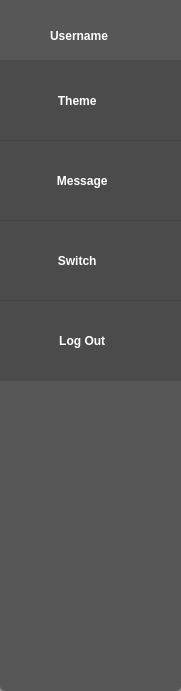
  <widget class="QFrame" name="frame_3">
   <property name="geometry">
    <rect>
     <x>0</x>
     <y>70</y>
     <width>181</width>
     <height>691</height>
    </rect>
   </property>
   <property name="styleSheet">
    <string notr="true">QFrame{background-color:rgba(55,55,55,0.6);
border-bottom-left-radius:5px;border-bottom-right-radius:5px;}QPushButton {	
color: #333;
border: 2px solid #555;
border-radius: 11px;
padding: 5px;
background: qradialgradient(cx: 0.3, cy: -0.4,
fx: 0.3, fy: -0.4,
radius: 1.35, stop: 0 #fff, stop: 1 #888);
min-width: 80px;
background-color: rgba(55,55,55,0.4)
}
QPushButton:hover {
background-color:rgba(77, 166, 255,0.6);
background-color:#34495e
}

QPushButton:pressed {
background: qradialgradient(cx: 0.4, cy: -0.1,
fx: 0.4, fy: -0.1,
radius: 1.35, stop: 0 #fff, stop: 1 #ddd);
}</string>
   </property>
   <property name="frameShape">
    <enum>QFrame::StyledPanel</enum>
   </property>
   <property name="frameShadow">
    <enum>QFrame::Raised</enum>
   </property>
   <widget class="QLabel" name="notify_2">
    <property name="geometry">
     <rect>
      <x>50</x>
      <y>490</y>
      <width>21</width>
      <height>20</height>
     </rect>
    </property>
    <property name="styleSheet">
     <string notr="true">background-color:transparent;color: red; 
</string>
    </property>
    <property name="text">
     <string/>
    </property>
   </widget>
   <widget class="QLabel" name="userLabel">
    <property name="geometry">
     <rect>
      <x>50</x>
      <y>20</y>
      <width>121</width>
      <height>31</height>
     </rect>
    </property>
    <property name="maximumSize">
     <size>
      <width>10000</width>
      <height>10000</height>
     </size>
    </property>
    <property name="styleSheet">
     <string notr="true">font: 10pt &quot;Segoe UI&quot;;
font-weight:500;
color:white;background-color:transparent;</string>
    </property>
    <property name="text">
     <string>Username</string>
    </property>
   </widget>
   <widget class="QPushButton" name="pushButton">
    <property name="geometry">
     <rect>
      <x>10</x>
      <y>20</y>
      <width>90</width>
      <height>30</height>
     </rect>
    </property>
    <property name="sizePolicy">
     <sizepolicy hsizetype="Fixed" vsizetype="Fixed">
      <horstretch>0</horstretch>
      <verstretch>0</verstretch>
     </sizepolicy>
    </property>
    <property name="minimumSize">
     <size>
      <width>90</width>
      <height>30</height>
     </size>
    </property>
    <property name="maximumSize">
     <size>
      <width>30</width>
      <height>30</height>
     </size>
    </property>
    <property name="styleSheet">
     <string notr="true">background-color: tranparent;
background:transparent;
border: 0px;
border-radius:50px;</string>
    </property>
    <property name="text">
     <string/>
    </property>
    <property name="icon">
     <iconset resource="LIBPRO.qrc">
      <normaloff>:/barIcon/Resources/icon/user (1).png</normaloff>:/barIcon/Resources/icon/user (1).png</iconset>
    </property>
    <property name="iconSize">
     <size>
      <width>30</width>
      <height>100</height>
     </size>
    </property>
   </widget>
   <widget class="QPushButton" name="theme">
    <property name="geometry">
     <rect>
      <x>0</x>
      <y>60</y>
      <width>181</width>
      <height>81</height>
     </rect>
    </property>
    <property name="toolTip">
     <string>Renting book</string>
    </property>
    <property name="whatsThis">
     <string>Add
</string>
    </property>
    <property name="styleSheet">
     <string notr="true">border: 0px;
border-radius:0;
border-left:10;
border-color:white;
color:white;
font-family:&quot;Open Sans&quot;;
font-weight:500</string>
    </property>
    <property name="text">
     <string>      Theme              </string>
    </property>
    <property name="icon">
     <iconset resource="LIBPRO.qrc">
      <normaloff>:/icon/Resources/icon/567.png</normaloff>:/icon/Resources/icon/567.png</iconset>
    </property>
    <property name="iconSize">
     <size>
      <width>30</width>
      <height>30</height>
     </size>
    </property>
    <property name="autoDefault">
     <bool>false</bool>
    </property>
   </widget>
   <widget class="QLabel" name="notify">
    <property name="geometry">
     <rect>
      <x>30</x>
      <y>220</y>
      <width>16</width>
      <height>16</height>
     </rect>
    </property>
    <property name="styleSheet">
     <string notr="true">background-color:transparent;color: red; 
font: 25 10pt &quot;Ubuntu Light&quot;;
border-radius: 10px;</string>
    </property>
    <property name="text">
     <string/>
    </property>
   </widget>
   <widget class="QPushButton" name="messageButton">
    <property name="geometry">
     <rect>
      <x>0</x>
      <y>140</y>
      <width>181</width>
      <height>81</height>
     </rect>
    </property>
    <property name="styleSheet">
     <string notr="true">border: 0px;
border-radius:0;
border-left:10;
border-color:white;
color:white;
font-family:&quot;Open Sans&quot;;
font-weight:500</string>
    </property>
    <property name="text">
     <string>     Message          </string>
    </property>
    <property name="icon">
     <iconset resource="LIBPRO.qrc">
      <normaloff>:/icon/Resources/icon/6969.png</normaloff>:/icon/Resources/icon/6969.png</iconset>
    </property>
    <property name="iconSize">
     <size>
      <width>35</width>
      <height>35</height>
     </size>
    </property>
   </widget>
   <widget class="QPushButton" name="roleButton">
    <property name="geometry">
     <rect>
      <x>0</x>
      <y>220</y>
      <width>181</width>
      <height>81</height>
     </rect>
    </property>
    <property name="styleSheet">
     <string notr="true">border: 0px;
border-radius:0;
border-left:10;
border-color:white;
color:white;
font-family:&quot;Open Sans&quot;;
font-weight:500</string>
    </property>
    <property name="text">
     <string>    Switch            </string>
    </property>
    <property name="icon">
     <iconset resource="LIBPRO.qrc">
      <normaloff>:/icon/Resources/icon/shuffle (1).png</normaloff>:/icon/Resources/icon/shuffle (1).png</iconset>
    </property>
    <property name="iconSize">
     <size>
      <width>35</width>
      <height>35</height>
     </size>
    </property>
   </widget>
   <widget class="QPushButton" name="logOutButton">
    <property name="geometry">
     <rect>
      <x>0</x>
      <y>300</y>
      <width>181</width>
      <height>81</height>
     </rect>
    </property>
    <property name="styleSheet">
     <string notr="true">border: 0px;
border-radius:0;
border-left:10;
border-color:white;
color:white;
font-family:&quot;Open Sans&quot;;
font-weight:500</string>
    </property>
    <property name="text">
     <string>    Log Out         </string>
    </property>
    <property name="icon">
     <iconset resource="LIBPRO.qrc">
      <normaloff>:/icon/Resources/icon/logout (1).png</normaloff>:/icon/Resources/icon/logout (1).png</iconset>
    </property>
    <property name="iconSize">
     <size>
      <width>35</width>
      <height>35</height>
     </size>
    </property>
   </widget>
  </widget>
